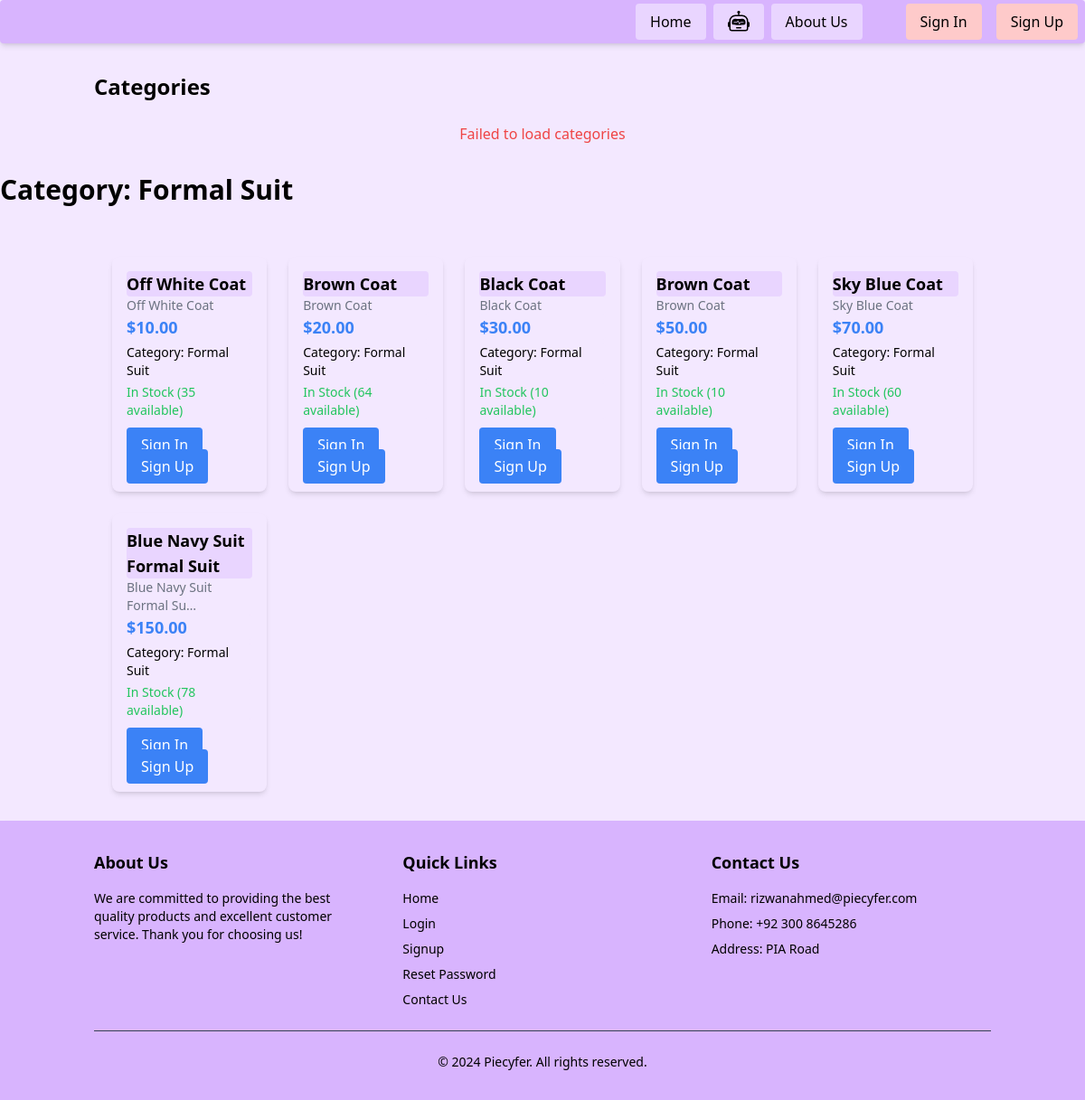
The page /category/5/ on the database its author committed.
### display/models.py (models this page shows, shortened)
class Category(models.Model):
    name = models.CharField(max_length=255)
    description = models.TextField(blank=True, null=True)

class Product(models.Model):
    name = models.CharField(max_length=255)
    description = models.TextField(blank=True, null=True)
    price = models.DecimalField(max_digits=10, decimal_places=2 , validators=[validate_positive])
    stock = models.PositiveIntegerField(default=0 , validators=[validate_positive])
    image = CloudinaryField('product_image', blank=True, null=True)
    category = models.ForeignKey(Category, on_delete=models.CASCADE, related_name='products', null=True)
    merchant = models.ForeignKey(
        settings.AUTH_USER_MODEL,
        on_delete=models.CASCADE,
        null=True,
        blank=True,
        related_name="merchant_products"
    )
    created_at = models.DateTimeField(auto_now_add=True , null=True)
    updated_at = models.DateTimeField(auto_now=True, null=True)

### display/views.py (the view)
# urls.py: path('category/<int:category_id>/', views.category_products, name='category_products'),
def category_products(request, category_id):
    category = get_object_or_404(Category, id=category_id)
    products = Product.objects.filter(category=category)
    return render(request, 'display/category_products.html', {'category': category, 'products': products})

### display/context_processors.py (called while the page is built)
def categories(request):
    return {
        'categories': Category.objects.all()
    }

### display/templates/display/category_products.html (shortened to what this page needs)
{% extends 'base.html' %}
{% load cloudinary %}
{% block content %}
<div class="container mx-auto px-4 py-8">
  <h2 class="text-2xl font-bold mb-6">Categories</h2>
  <div id="categoriesContainer" class="flex flex-wrap gap-4 justify-center items-center">
  </div>
</div>
    <h1 class="text-3xl font-bold mb-6">Category: {{ category.name }}</h1>
<div class="container mx-auto px-4 py-8">
    <div id="productContainer" class="grid grid-cols-3 sm:grid-cols-4 lg:grid-cols-5 gap-6 ml-5 mr-5">
      {% for product in products %}
        <div class="product-card bg-purple-100 shadow-md rounded-lg outline-none overflow-hidden">
          <div class="p-4">
            <a href="{% url 'display:detailedpage' product.id %}" class="block bg-purple-200 rounded text-lg font-semibold text-black-300">
              {{ product.name }}
            </a>
            <p class="text-gray-500 text-sm bg-purple-100 rounded">
              {{ product.description|truncatechars:25 }}
            </p>
            <p class="text-blue-500 font-bold text-lg bg-purple-100 rounded">${{ product.price }}</p>
            <p class="text-sm text-black-100 font-medium mt-1 bg-purple-100 rounded">
              Category:
              {% if product.category %}
                {{ product.category.name }}
              {% else %}
                No Category
              {% endif %}
            </p>
            {% if product.stock > 0 %}
              <p class="text-green-500 text-sm mt-1 bg-purple-100 rounded">
                In Stock ({{ product.stock }} available)
              </p>
              {% if user.is_authenticated %}
              <div class="flex items-center gap-1">
                <input
                  type="number"
                  class="border bg-purple-200 px-2 py-1 rounded w-14 quantity-input"
                  data-product-id="{{ product.id }}"
                  min="1"
                  max="{{ product.stock }}"
                  value="1"
                />
                <button
                  class="add-to-cart bg-purple-200 text-white px-2 py-2 rounded hover:bg-purple-400 "
                  data-product-id="{{ product.id }}"
                >
                <svg
                width="20"
                height="20"
                viewBox="0 0 24 24"
                fill="none"
                xmlns="http://www.w3.org/2000/svg"
            >
                <path
                    d="M3 3H5L6.68 14.39C6.78 15.17 7.48 15.75 8.27 15.75H19.33C20.12 15.75 20.82 15.17 20.92 14.39L22 6H6"
                    stroke="#6B21A8"
                    stroke-width="2"
                    stroke-linecap="round"
                    stroke-linejoin="round"
                />
                <circle cx="9" cy="20" r="1" fill="#6B21A8"/>
                <circle cx="17" cy="20" r="1" fill="#6B21A8"/>
                <path
                    d="M12 8V12M10 10H14"
                    stroke="#6B21A8"
                    stroke-width="2"
                    stroke-linecap="round"
                />
            </svg>
          </button>
                <button
                  class="watchlist-toggle"
                  data-product-id="{{ product.id }}"
                >
                  <svg
                    xmlns="http://www.w3.org/2000/svg"
                    class="h-8 w-8 transition-colors duration-300 {% if product.in_watchlist %}text-red-500{% else %}text-gray-500{% endif %}"
                    fill="none"
                    viewBox="0 0 24 24"
                    stroke="currentColor"
                    stroke-width="3"
                  >
                    <path
                      stroke-linecap="round"
                      stroke-linejoin="round"
                      d="M4.318 6.318a4.5 4.5 0 000 6.364L12 20.364l7.682-7.682a4.5 4.5 0 00-6.364-6.364L12 7.636l-1.318-1.318a4.5 4.5 0 00-6.364 0z"
                    />
                  </svg>
                </button>
              </div>
              {% else %}
              <div class="mt-4">
              <a
                href="{% url 'userauth:login' %}"
                class="bg-blue-500 text-white px-4 py-2 mr-4 rounded hover:bg-blue-600"
              >
                Sign In
              </a>
              <a
                href="{% url 'userauth:signup' %}"
                class="bg-blue-500 text-white px-4 py-2 rounded hover:bg-blue-600"
              >
                Sign Up
              </a>
            </div>
              {% endif %}
            {% endif %}
          </div>
        </div>
      {% endfor %}
    </div>
  </div>
{% endblock %}

### rows shown on the page
Category: name "Formal Suit"
Product: name "Off White Coat", description "Off White Coat", price "10.00", category.name "Formal Suit", stock "35"
Product: name "Brown Coat", description "Brown Coat", price "20.00", category.name "Formal Suit", stock "64"
Product: name "Black Coat", description "Black Coat", price "30.00", category.name "Formal Suit", stock "10"
Product: name "Brown Coat", description "Brown Coat", price "50.00", category.name "Formal Suit", stock "10"
Product: name "Sky Blue Coat", description "Sky Blue Coat", price "70.00", category.name "Formal Suit", stock "60"
Product: name "Blue Navy Suit Formal Suit", description "Blue Navy Suit Formal Su…", price "150.00", category.name "Formal Suit", stock "78"
